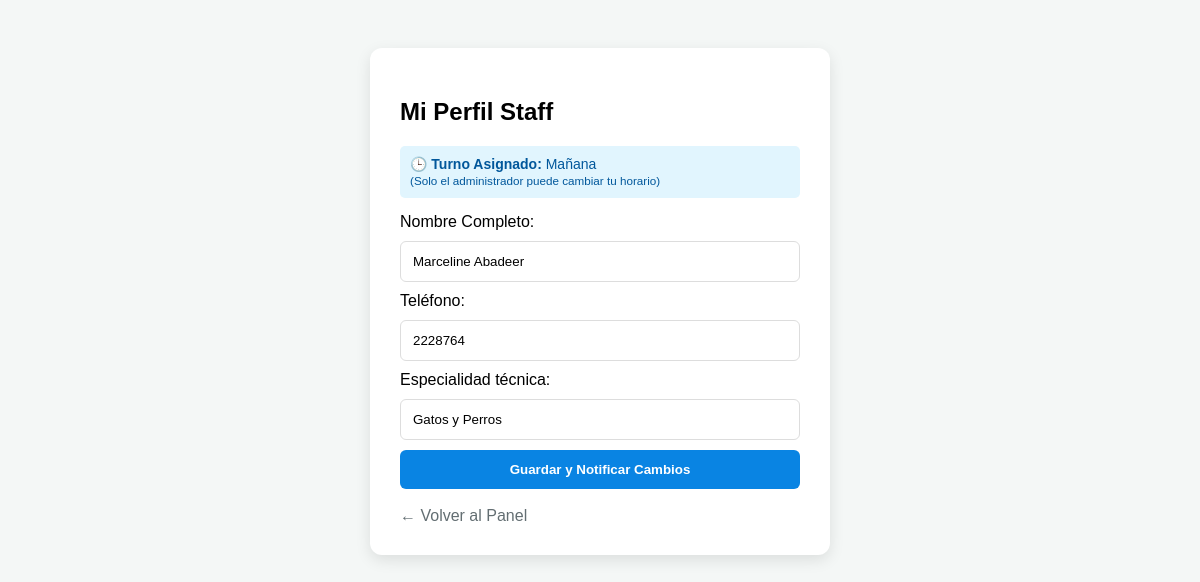
The app's page /editar_perfil_groomer.php (signed in) with its own data.
### tables this page shows
CREATE TABLE `groomers` (
  `id_groomer` varchar(36) NOT NULL DEFAULT uuid(),
  `usuario_id` varchar(36) DEFAULT NULL,
  `especialidad` varchar(100) DEFAULT NULL,
  `rating_promedio` decimal(3,2) DEFAULT 0.00,
  `disponible` tinyint(1) DEFAULT 1
);

CREATE TABLE `usuarios` (
  `id_usuario` varchar(36) NOT NULL DEFAULT uuid(),
  `rol_id` int(11) DEFAULT NULL,
  `nombre_completo` varchar(100) NOT NULL,
  `ci` varchar(20) DEFAULT NULL,
  `email` varchar(100) NOT NULL,
  `telefono` varchar(20) DEFAULT NULL,
  `direccion` text DEFAULT NULL,
  `password_hash` varchar(255) NOT NULL,
  `esta_verificado` tinyint(1) DEFAULT 0,
  `fecha_registro` timestamp NOT NULL DEFAULT current_timestamp(),
  `estado` enum('Activo','Inactivo','Bloqueado') DEFAULT 'Inactivo',
  `google_id` varchar(255) DEFAULT NULL,
  `two_factor_secret` varchar(255) DEFAULT NULL,
  `two_factor_enabled` tinyint(1) DEFAULT 0,
  `intentos_fallidos` int(11) DEFAULT 0,
  `bloqueado_hasta` timestamp NULL DEFAULT NULL,
  `ultimo_acceso` timestamp NULL DEFAULT NULL,
  `cambio_password_pendiente` tinyint(1) DEFAULT 1,
  `turno` varchar(20) DEFAULT 'Mañana',
  `foto_perfil` varchar(255) DEFAULT 'default_user.png'
);

### editar_perfil_groomer.php (the view, shortened to what this page needs)
<?php
require 'db.php';
try {
    $stmt = $pdo->prepare("SELECT u.*, g.especialidad FROM usuarios u JOIN groomers g ON u.id_usuario = g.usuario_id WHERE u.id_usuario = ?");
    $stmt->execute([$_SESSION['usuario_id']]);
    $g = $stmt->fetch();
} catch (Exception $e) {
    die("Error al cargar perfil: " . $e->getMessage());
}
?>
<!DOCTYPE html>
<html lang="es">
<head>
</head>
<body>
    <div class="card">
        <h2>Mi Perfil Staff</h2>
        <div class="info-turno">
            🕒 <b>Turno Asignado:</b> <?php echo htmlspecialchars($g['turno']); ?>
            <br><small>(Solo el administrador puede cambiar tu horario)</small>
        </div>
        <form method="POST">
            <label>Nombre Completo:</label>
            <input type="text" name="nombre" value="<?php echo htmlspecialchars($g['nombre_completo']); ?>" required>
            <label>Teléfono:</label>
            <input type="tel" name="telefono" value="<?php echo htmlspecialchars($g['telefono'] ?? ''); ?>" placeholder="Añadir teléfono">
            <label>Especialidad técnica:</label>
            <input type="text" name="especialidad" value="<?php echo htmlspecialchars($g['especialidad']); ?>" required>
            <button type="submit" class="btn">Guardar y Notificar Cambios</button>
        </form>
        <br>
        <a href="groomer_dashboard.php" style="color: #636e72; text-decoration: none;">← Volver al Panel</a>
    </div>
</body>
</html>

### editar_perfil_groomer.php (style rules this page uses)
body { font-family: sans-serif; background: #f4f7f6; display: flex; justify-content: center; padding: 40px; }
.card { background: white; padding: 30px; border-radius: 12px; box-shadow: 0 5px 15px rgba(0,0,0,0.1); width: 400px; }
input, select { width: 100%; padding: 12px; margin: 10px 0; border: 1px solid #ddd; border-radius: 6px; box-sizing: border-box; }
.btn { width: 100%; padding: 12px; background: #0984e3; color: white; border: none; border-radius: 6px; cursor: pointer; font-weight: bold; }
.info-turno { background: #e1f5fe; padding: 10px; border-radius: 5px; color: #01579b; margin-bottom: 15px; font-size: 14px; }

### records on screen
groomers: usuario.turno "Mañana", nombre "Marceline Abadeer", telefono "2228764", especialidad "Gatos y Perros"
